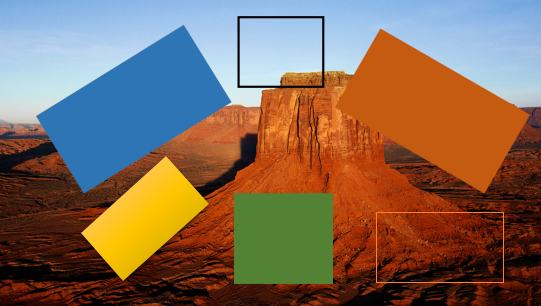
#> input picture Target14.bmp, 541 x 306 px, found by its file name
$ python test10.py   (Python 2 division)
#> lines starting #> are read from the running program, lines starting #| are printed output that depends on the picture
# coding=UTF-8
import cv2
import numpy as np

img = cv2.imread('Target14.bmp')
#> img is the input picture: shape (306, 541, 3); mean B, G, R 87.7, 105.5, 130.4
cv2.imshow("img", img)
emptyImage = np.zeros(img.shape, np.uint8)
gray = cv2.cvtColor(img,cv2.COLOR_BGR2GRAY)#灰度图像
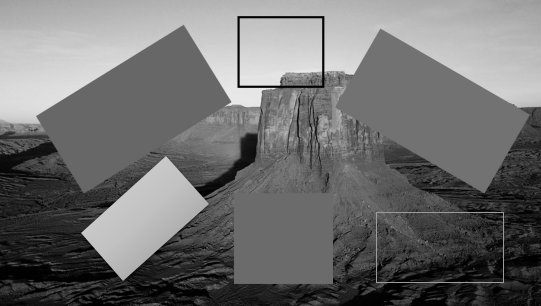
#> gray: shape (306, 541); min 0, max 236, mean 110.9
#open to see how to use: cv2.Canny
#http://blog.csdn.net/on2way/article/details/46851451
edges = cv2.Canny(gray,50,200)
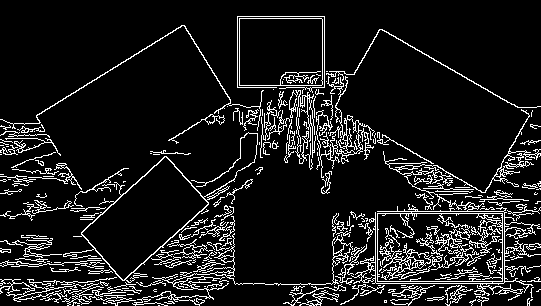
#> edges: shape (306, 541); 10.7% white in thin lines or dots
cv2.imshow("edges", edges)
#hough transform
lines = cv2.HoughLinesP(edges,1,np.pi/180,30,minLineLength=60,maxLineGap=10)
#> lines = 115 rows, first 6: [45, 300, 139, 293], [126, 284, 194, 285], [372, 283, 503, 283], [333, 281, 540, 281], [377, 211, 510, 211], [294, 286, 361, 288]
lines1 = lines[:,0,:]#提取为为二维
#> lines1 has the same summary as lines
result = img.copy()
for line in lines[0]:
    rho = line[0] #第一个元素是距离rho
    theta= line[1] #第二个元素是角度theta
    print rho
    print theta

    if  (theta < (np.pi/4. )) or (theta > (3.*np.pi/4.0)): #垂直直线
                #该直线与第一行的交点
        pt1 = (int(rho/np.cos(theta)),0)
        #该直线与最后一行的焦点
        pt2 = (int((rho-result.shape[0]*np.sin(theta))/np.cos(theta)),result.shape[0])
        #绘制一条白线
        cv2.line( result, pt1, pt2, (255))
    else: #水平直线
        # 该直线与第一列的交点
        pt1 = (0,int(rho/np.sin(theta)))
        #该直线与最后一列的交点
        pt2 = (result.shape[1], int((rho-result.shape[1]*np.cos(theta))/np.sin(theta)))
        #绘制一条直线
        cv2.line(result, pt1, pt2, (255), 1)
#> this loop made 1 pass
#> (line, rho, theta, pt1, pt2) on pass 1: ([45, 300, 139, 293], 45, 300, (-2036, 0), (-15881, 306))
#| 45
#| 300


cv2.imshow("image", result)
cv2.waitKey (0)
cv2.destroyAllWindows()

$ run again, with Target1.bmp copied over Target14.bmp
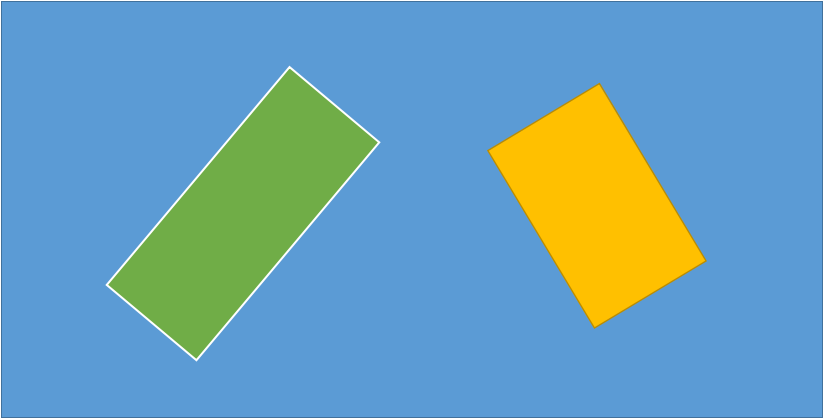
#> input picture Target1.bmp, 823 x 419 px, found by its file name
#> img is the input picture: shape (419, 823, 3); mean B, G, R 182.7, 160.3, 107.4
#> `gray = cv2.cvtColor(img,cv2.COLOR_BGR2GRAY)#灰度图像`:
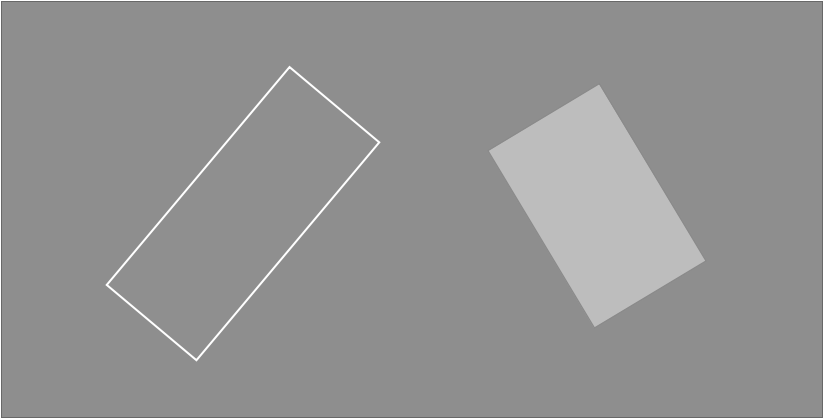
#> gray: shape (419, 823); min 104, max 255, mean 146.6
#> `edges = cv2.Canny(gray,50,200)`:
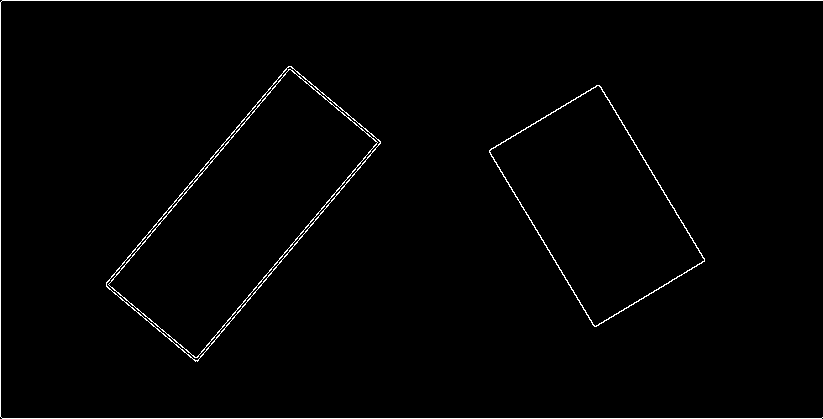
#> edges: shape (419, 823); 1.4% white in thin lines or dots
#> lines = 18 rows, first 6: [2, 418, 821, 418], [2, 0, 822, 0], [0, 416, 0, 2], [106, 283, 288, 66], [197, 361, 380, 142], [194, 360, 378, 140]
#> lines1 has the same summary as lines
#> the loop `for line in lines[0]:` made 1 pass
#> (line, rho, theta, pt1, pt2) on pass 1: ([2, 418, 821, 418], 2, 418, (-2, 0), (-73, 419))
#> (printed output is left out)

$ run again, with Target12.bmp copied over Target14.bmp
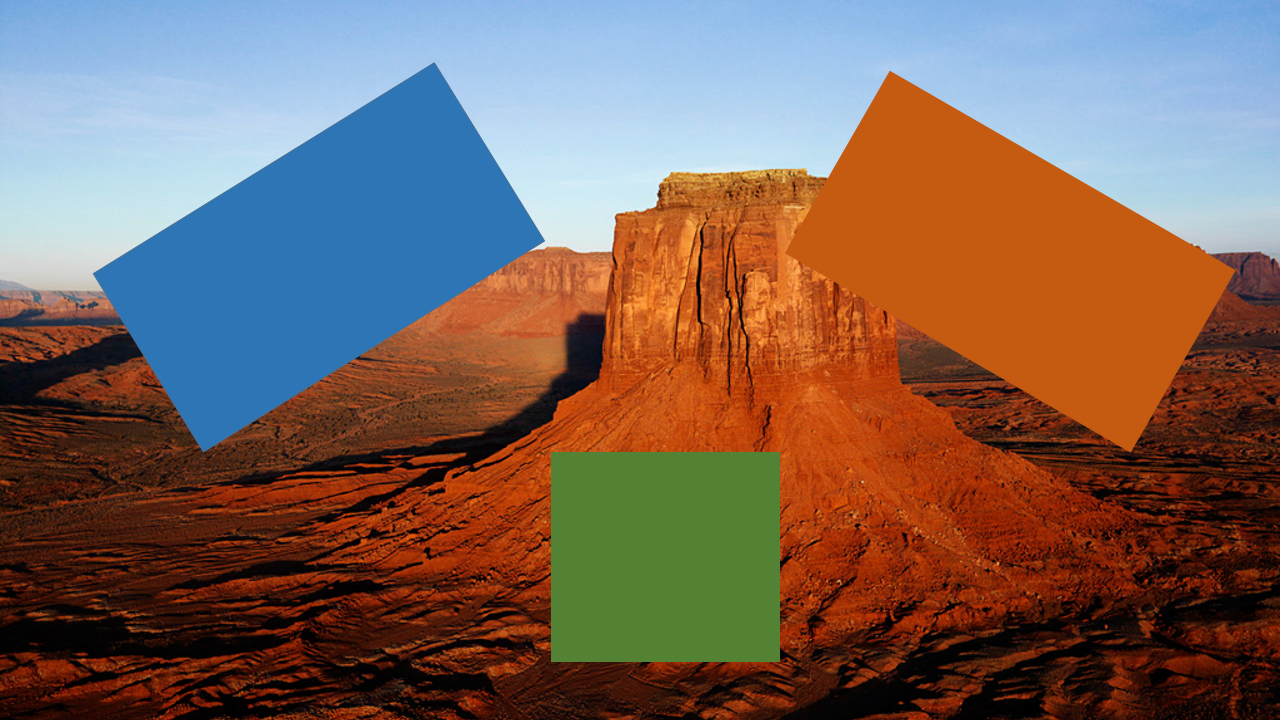
#> input picture Target12.bmp, 1280 x 720 px, found by its file name
#> img is the input picture: shape (720, 1280, 3); mean B, G, R 88.8, 98.8, 123.2
#> `gray = cv2.cvtColor(img,cv2.COLOR_BGR2GRAY)#灰度图像`:
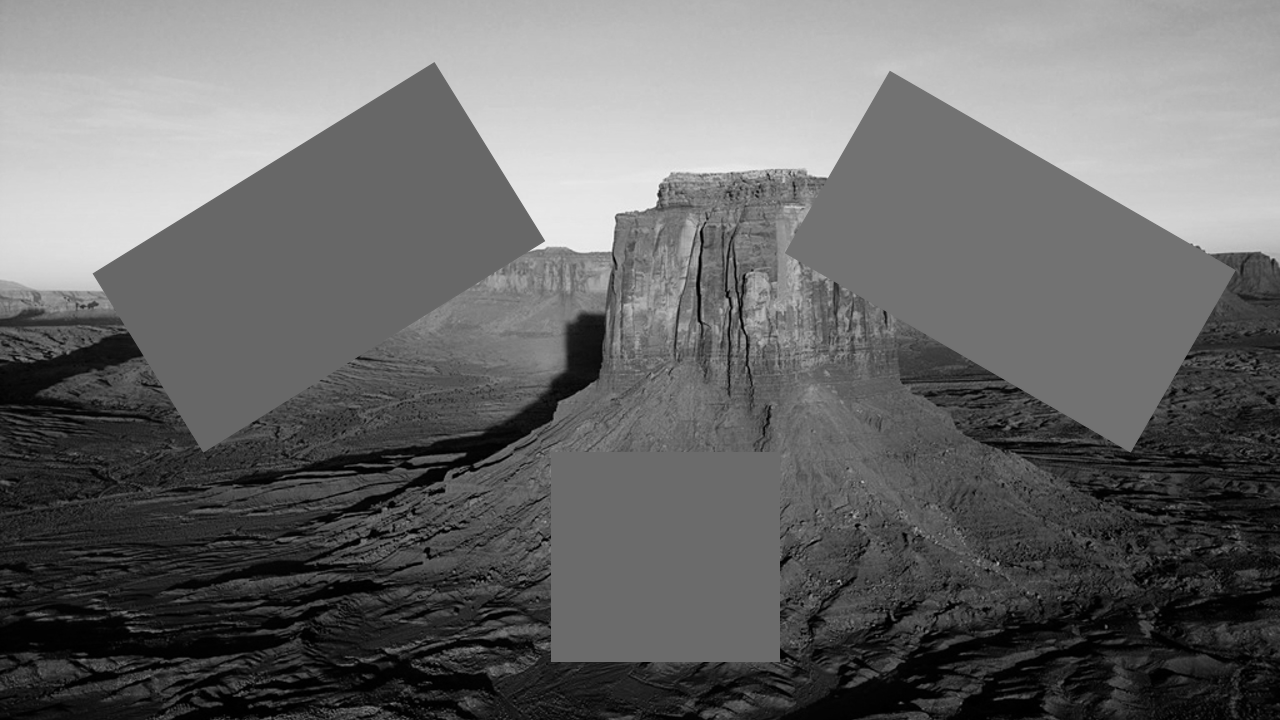
#> gray: shape (720, 1280); min 0, max 246, mean 105
#> `edges = cv2.Canny(gray,50,200)`:
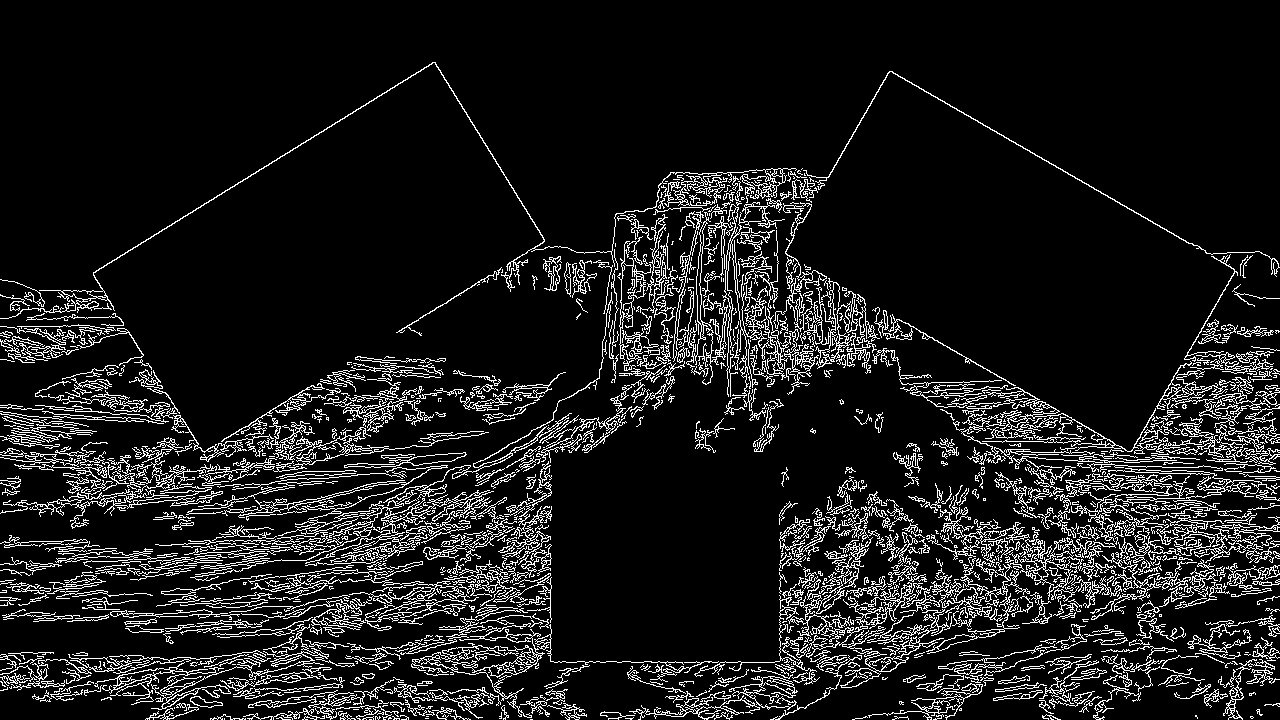
#> edges: shape (720, 1280); 10.7% white in thin lines or dots
#> lines = 535 rows, first 6: [1049, 589, 1273, 569], [982, 555, 1053, 562], [8, 448, 261, 502], [852, 537, 1044, 543], [32, 697, 187, 675], [443, 571, 550, 559]
#> lines1 has the same summary as lines
#> the loop `for line in lines[0]:` made 1 pass
#> (line, rho, theta, pt1, pt2) on pass 1: ([1049, 589, 1273, 569], 1049, 589, (-21582, 0), (-36379, 720))
#> (printed output is left out)
